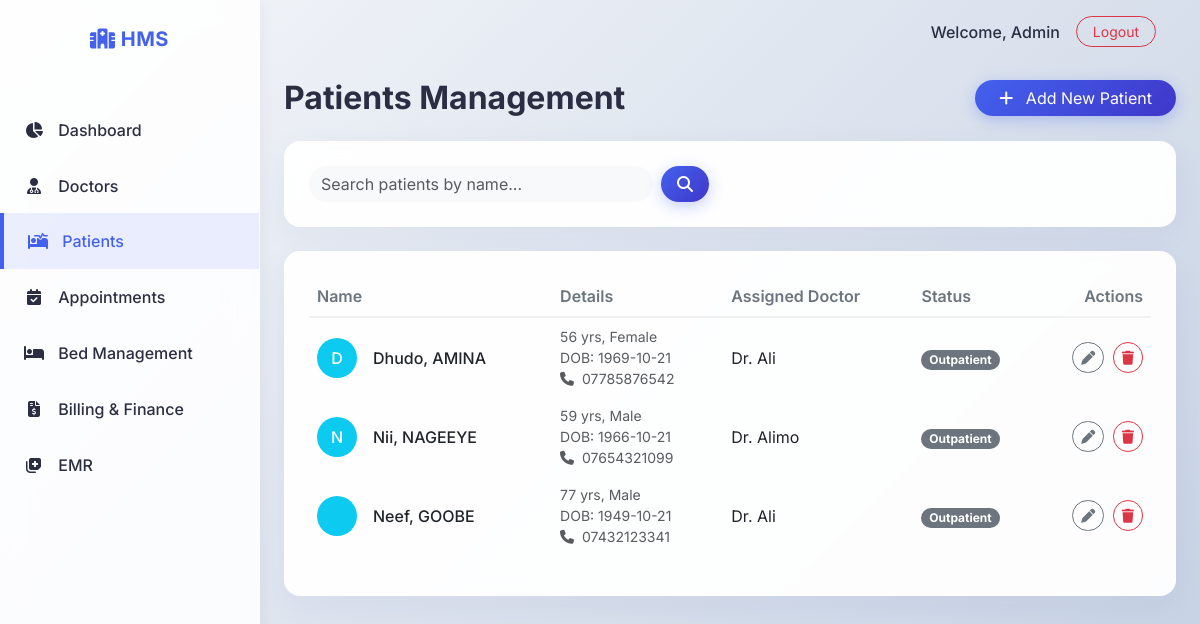
/patients/ (signed in), run on the app's committed database.
### models.py (models this page shows)
class Patient(db.Model):
    id = db.Column(db.Integer, primary_key=True)
    name = db.Column(db.String(100), nullable=False)
    dob = db.Column(db.Date)
    age = db.Column(db.Integer, nullable=False)
    gender = db.Column(db.String(20))
    phone = db.Column(db.String(20))
    address = db.Column(db.String(255))
    admission_date = db.Column(db.DateTime, default=datetime.utcnow)
    status = db.Column(db.String(20), default='outpatient') # admitted, discharged, outpatient
    doctor_id = db.Column(db.Integer, db.ForeignKey('doctor.id'))
    appointments = db.relationship('Appointment', backref='patient', lazy='dynamic')
    beds = db.relationship('Bed', backref='patient', lazy='dynamic')
    billings = db.relationship('Billing', backref='patient', lazy='dynamic')
    medical_records = db.relationship('MedicalRecord', backref='patient', lazy='dynamic')

class Doctor(db.Model):
    id = db.Column(db.Integer, primary_key=True)
    name = db.Column(db.String(100), nullable=False)
    specialization = db.Column(db.String(100), nullable=False)
    phone = db.Column(db.String(20))
    email = db.Column(db.String(120))
    department = db.Column(db.String(100))
    patients = db.relationship('Patient', backref='doctor', lazy='dynamic')
    appointments = db.relationship('Appointment', backref='doctor', lazy='dynamic')
    medical_records = db.relationship('MedicalRecord', backref='doctor', lazy='dynamic')

### routes/patients.py (the view)
@patients_bp.route('/')
@login_required
def list_patients():
    search = request.args.get('search')
    if search:
        patients = Patient.query.filter(Patient.name.ilike(f'%{search}%')).all()
    else:
        patients = Patient.query.all()
    return render_template('patients.html', patients=patients)

### app.py (called while the page is built)
@login_manager.user_loader
def load_user(user_id):
    return User.query.get(int(user_id))

### templates/patients.html
{% extends "base.html" %}
{% block content %}
<div class="d-flex justify-content-between align-items-center mb-4">
    <h2 class="fw-bold mb-0">Patients Management</h2>
    <a href="{{ url_for('patients.add_patient') }}" class="btn btn-primary rounded-pill px-4">
        <i class="fa-solid fa-plus me-2"></i> Add New Patient
    </a>
</div>
<div class="card glass p-4 mb-4">
    <form method="GET" action="{{ url_for('patients.list_patients') }}" class="d-flex gap-2 mb-0" style="max-width: 400px;">
        <input type="text" name="search" class="form-control rounded-pill bg-light border-0" placeholder="Search patients by name..." value="{{ request.args.get('search', '') }}">
        <button type="submit" class="btn btn-primary rounded-pill px-3"><i class="fa-solid fa-search"></i></button>
    </form>
</div>
<div class="card glass p-4">
    <div class="table-responsive">
        <table class="table table-hover table-borderless">
            <thead>
                <tr>
                    <th>Name</th>
                    <th>Details</th>
                    <th>Assigned Doctor</th>
                    <th>Status</th>
                    <th class="text-end">Actions</th>
                </tr>
            </thead>
            <tbody>
                {% for patient in patients %}
                <tr>
                    <td class="fw-medium">
                        <div class="d-flex align-items-center">
                            <div class="bg-info text-white rounded-circle d-flex justify-content-center align-items-center me-3" style="width: 40px; height: 40px;">
                                {{ patient.name[0] }}
                            </div>
                            {{ patient.name }}
                        </div>
                    </td>
                    <td>
                        <div class="small text-muted">{{ patient.age }} yrs, {{ patient.gender or 'Not set' }}</div>
                        <div class="small text-muted">DOB: {{ patient.dob.strftime('%Y-%m-%d') if patient.dob else 'Not set' }}</div>
                        <div class="small text-muted"><i class="fa-solid fa-phone me-1"></i> {{ patient.phone or 'No phone' }}</div>
                    </td>
                    <td>
                        {% if patient.doctor %}
                            Dr. {{ patient.doctor.name }}
                        {% else %}
                            <span class="text-muted fst-italic">Unassigned</span>
                        {% endif %}
                    </td>
                    <td>
                        {% if patient.status == 'admitted' %}
                            <span class="badge bg-danger rounded-pill">Admitted</span>
                        {% elif patient.status == 'discharged' %}
                            <span class="badge bg-success rounded-pill">Discharged</span>
                        {% else %}
                            <span class="badge bg-secondary rounded-pill">Outpatient</span>
                        {% endif %}
                    </td>
                    <td class="text-end">
                        <a href="{{ url_for('patients.edit_patient', id=patient.id) }}" class="btn btn-sm btn-outline-secondary rounded-pill me-1"><i class="fa-solid fa-pen"></i></a>
                        <form action="{{ url_for('patients.delete_patient', id=patient.id) }}" method="POST" class="d-inline">
                            <button type="submit" class="btn btn-sm btn-outline-danger rounded-pill" onclick="return confirm('Are you sure you want to delete this patient?');"><i class="fa-solid fa-trash"></i></button>
                        </form>
                    </td>
                </tr>
                {% else %}
                <tr>
                    <td colspan="5" class="text-center py-4 text-muted">No patients found.</td>
                </tr>
                {% endfor %}
            </tbody>
        </table>
    </div>
</div>
{% endblock %}

### static/css/style.css (style rules this page uses)
:root { --primary-color: #4361ee; --secondary-color: #3f37c9; --accent-color: #4cc9f0; --bg-color: #f8f9fa; --text-main: #2b2d42; --text-muted: #6c757d; --sidebar-bg: rgba(255, 255, 255, 0.85); --card-bg: rgba(255, 255, 255, 0.95); }
body { font-family: 'Inter', sans-serif; background: linear-gradient(135deg, #f5f7fa 0%, #c3cfe2 100%); background-attachment: fixed; color: var(--text-main); min-height: 100vh; }
.glass { background: var(--card-bg); backdrop-filter: blur(10px); -webkit-backdrop-filter: blur(10px); border: 1px solid rgba(255, 255, 255, 0.3); border-radius: 1rem; box-shadow: 0 8px 32px rgba(31, 38, 135, 0.05); }
.btn-primary { background: linear-gradient(135deg, var(--primary-color), var(--secondary-color)); border: none; box-shadow: 0 4px 15px rgba(67, 97, 238, 0.3); transition: all 0.3s ease; }
.table { --bs-table-bg: transparent; }
.table th { font-weight: 600; color: var(--text-muted); border-bottom: 2px solid rgba(0,0,0,0.05); }
.table td { vertical-align: middle; }

### data on the page
Patient: name "D", name "Dhudo, AMINA", age "56", gender "Female", dob "1969-10-21", phone "07785876542", doctor.name "Ali", status "Outpatient"
Patient: name "N", name "Nii, NAGEEYE", age "59", gender "Male", dob "1966-10-21", phone "07654321099", doctor.name "Alimo", status "Outpatient"
Patient: name "Neef, GOOBE", age "77", gender "Male", dob "1949-10-21", phone "07432123341", doctor.name "Ali", status "Outpatient"
